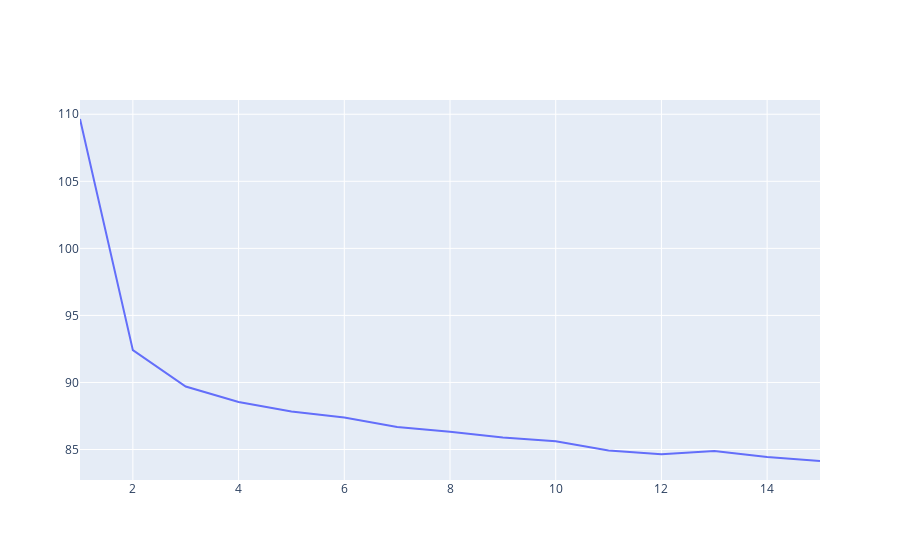

Here is the notebook cell this chart was saved with:
### Code cell
hyperparameters = {
        "lr": 0.001,
        "batch_size": 16,
        "hidden_size": 32,
        "x_size": 24,
        "y_size": 24,
}

mt = MasterTrainer(
    model_class = OccupancyDenseNet,
    optimizer = Adam,
    hyperparameters = hyperparameters,
    criterion= nn.MSELoss()
)

train_dict, val_dict, test_dict = train_val_test_split(data_dict, verbose=False)
train_set, val_set, test_set = mt.initialize_dataset(train_dict, val_dict, test_dict, frequency)
train_loader, val_loader, test_loader = mt.initialize_dataloader(train_set, val_set, test_set)

mt.update_hyperparameters(
    {"input_size": hyperparameters["x_size"], 
    "output_size": hyperparameters["y_size"]}
)
model = mt.initialize_model()
optimizer = mt.initialize_optimizer(model)

n_epochs = 15

mean_train_losses = []
mean_val_losses = []
val_losses = []
train_losses = []

for n_epoch in range(n_epochs):

    train_loss, val_loss = mt.train(train_loader, model, optimizer, val_loader)
        
    mean_train_losses.append(np.mean(train_loss))
    mean_val_losses.append(np.mean(val_loss))
    val_losses.extend(val_loss)
    train_losses.extend(train_loss)
    
fig = go.Figure()

fig.add_trace(
    go.Scatter(
        x=np.arange(1, n_epochs+1), 
        y=mean_train_losses,
        mode="lines",
        name=f"Train Loss"))

### Figure 1 — Plotly figure (JSON) as saved in the notebook; plotly's stock layout.template omitted (floating-point values rounded to 4 significant figures)
{"data": [{"mode": "lines", "name": "Train Loss", "type": "scatter", "x": [1, 2, 3, 4, 5, 6, 7, 8, 9, 10, 11, 12, 13, 14, 15], "y": [109.6, 92.41, 89.7, 88.54, 87.83, 87.38, 86.67, 86.32, 85.9, 85.61, 84.93, 84.65, 84.88, 84.44, 84.14]}], "layout": {}}
